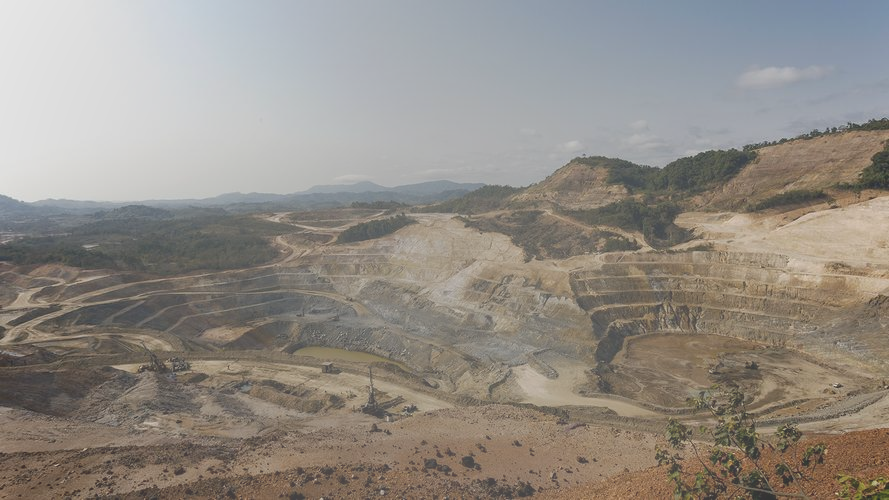
#> input picture imgHazeKS/1.png, 889 x 500 px; its folder holds only this picture in this run
$ python DCP_use_cv2.py   (older library calls are emulated)
#> lines starting #> are read from the running program, lines starting #| are printed output that depends on the picture
import os
import time

import cv2;
import math;
import numpy as np;


def DarkChannel(im, sz):
    b, g, r = cv2.split(im)
    dc = cv2.min(cv2.min(r, g), b);
    kernel = cv2.getStructuringElement(cv2.MORPH_RECT, (sz, sz))
    dark = cv2.erode(dc, kernel)
    return dark


def AtmLight(im, dark):
    [h, w] = im.shape[:2]
    imsz = h * w
    numpx = int(max(math.floor(imsz / 1000), 1))
    darkvec = dark.reshape(imsz);
    imvec = im.reshape(imsz, 3);

    indices = darkvec.argsort();
    indices = indices[imsz - numpx::]

    atmsum = np.zeros([1, 3])
    for ind in range(1, numpx):
        atmsum = atmsum + imvec[indices[ind]]

    A = atmsum / numpx;
    return A


def TransmissionEstimate(im, A, sz):
    omega = 0.95;
    im3 = np.empty(im.shape, im.dtype);

    for ind in range(0, 3):
        im3[:, :, ind] = im[:, :, ind] / A[0, ind]

    transmission = 1 - omega * DarkChannel(im3, sz);
    return transmission


def Guidedfilter(im, p, r, eps):
    mean_I = cv2.boxFilter(im, cv2.CV_64F, (r, r));
    mean_p = cv2.boxFilter(p, cv2.CV_64F, (r, r));
    mean_Ip = cv2.boxFilter(im * p, cv2.CV_64F, (r, r));
    cov_Ip = mean_Ip - mean_I * mean_p;

    mean_II = cv2.boxFilter(im * im, cv2.CV_64F, (r, r));
    var_I = mean_II - mean_I * mean_I;

    a = cov_Ip / (var_I + eps);
    b = mean_p - a * mean_I;

    mean_a = cv2.boxFilter(a, cv2.CV_64F, (r, r));
    mean_b = cv2.boxFilter(b, cv2.CV_64F, (r, r));

    q = mean_a * im + mean_b;
    return q;


def TransmissionRefine(im, et):
    gray = cv2.cvtColor(im, cv2.COLOR_BGR2GRAY);
    gray = np.float64(gray) / 255;
    r = 60;
    eps = 0.0001;
    t = Guidedfilter(gray, et, r, eps);

    return t;


def Recover(im, t, A, tx=0.1):
    res = np.empty(im.shape, im.dtype);
    t = cv2.max(t, tx);

    for ind in range(0, 3):
        res[:, :, ind] = (im[:, :, ind] - A[0, ind]) / t + A[0, ind]

    return res


if __name__ == '__main__':

    img_dir = os.listdir('./imgHazeKS')
    print(img_dir)
    for oneimg in img_dir:
        path = './imgHazeKS/' + oneimg


        start = time.time()
        src = cv2.imread(path);
#> src is the input picture: shape (500, 889, 3); mean B, G, R 133.3, 140.4, 146.2

        I = src.astype('float64') / 255;

        dark = DarkChannel(I, 15);
#> in DarkChannel, `dark = cv2.erode(dc, kernel)`:
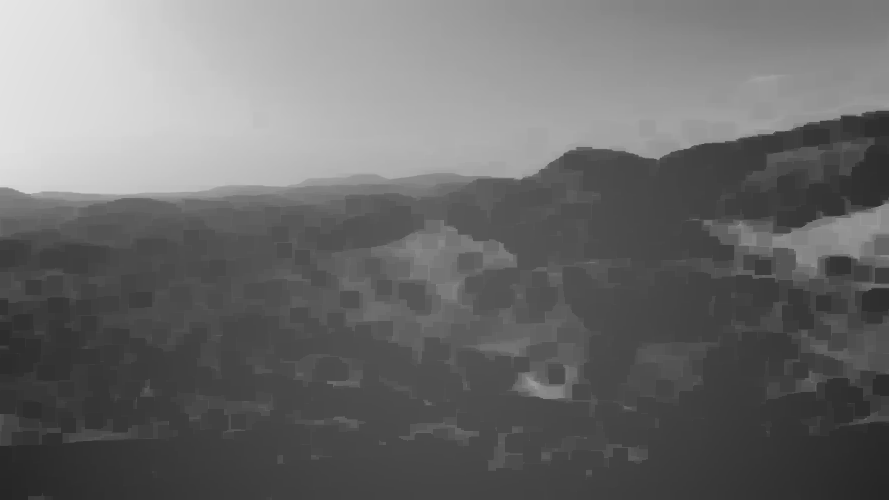
#> dark: shape (500, 889) float64; min 0.149, max 0.898, mean 0.426
        A = AtmLight(I, dark);
#> in AtmLight, `indices = indices[imsz - numpx::]`: indices = 444 values, max 41788 at index 35, min 0 at index 405, mean 13151.7
#> the loop in AtmLight, `for ind in range(1, numpx):` made 443 passes
#> atmsum on passes 1 to 3: [[0.894, 0.894, 0.894]], [[1.79, 1.79, 1.79]], [[2.68, 2.68, 2.68]]
#> after the loop in AtmLight, `for ind in range(1, numpx):`: atmsum = [[397.3, 397.3, 397.3]]
#> in AtmLight, `A = atmsum / numpx;`: A = [[0.895, 0.895, 0.895]]
#> A = [[0.895, 0.895, 0.895]]
        te = TransmissionEstimate(I, A, 15);
#> after the loop in TransmissionEstimate, `for ind in range(0, 3):`:
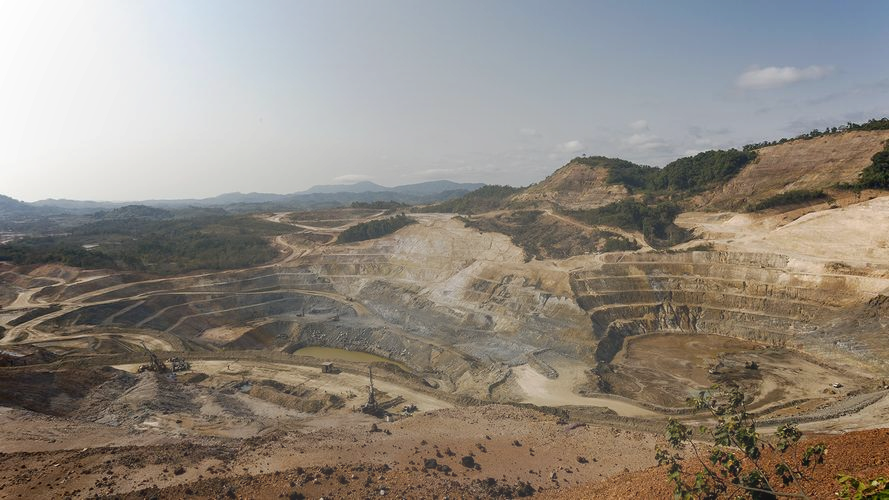
#> im3: shape (500, 889, 3) float64; mean B, G, R 0.584, 0.615, 0.641; drawn with min black and max white
        t = TransmissionRefine(src, te);
#> in Guidedfilter, `var_I = mean_II - mean_I * mean_I;`:
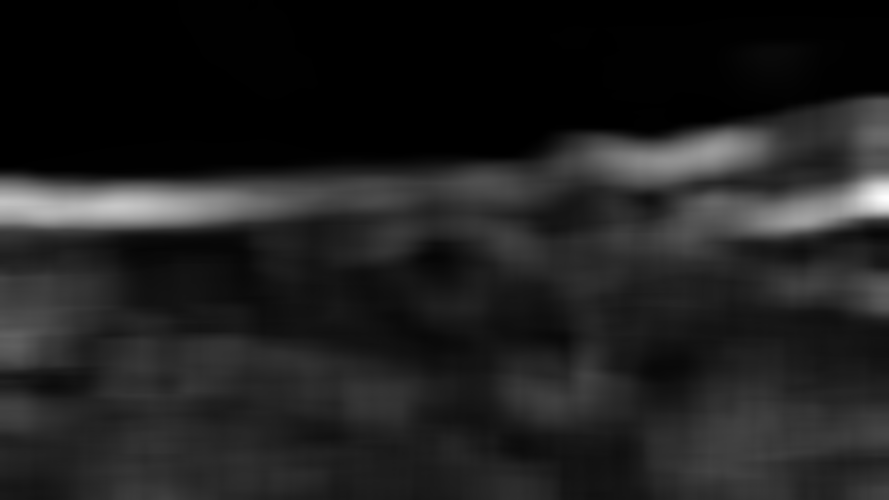
#> var_I: shape (500, 889) float64; min 1.05e-05, max 0.04, mean 0.00508; drawn with min black and max white
#> in Guidedfilter, `b = mean_p - a * mean_I;`:
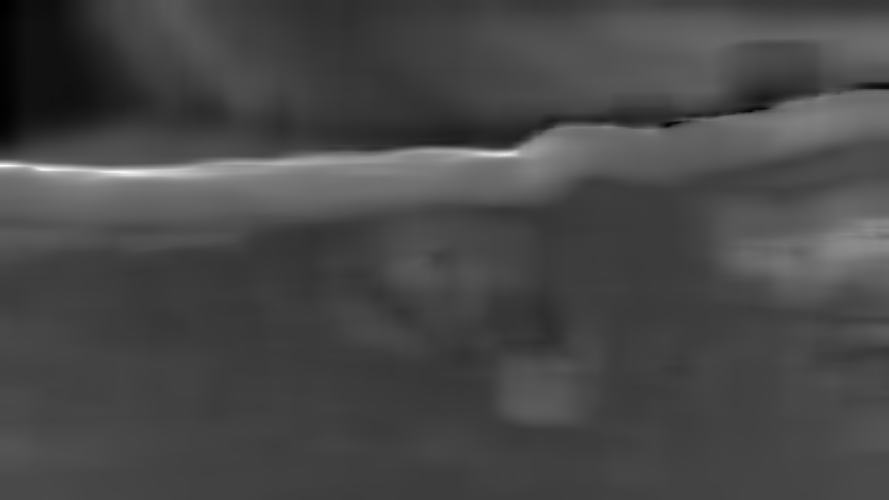
#> b: shape (500, 889) float64; min 0.135, max 2.53, mean 0.809; drawn with min black and max white
#> in Guidedfilter, `mean_a = cv2.boxFilter(a, cv2.CV_64F, (r, r));`:
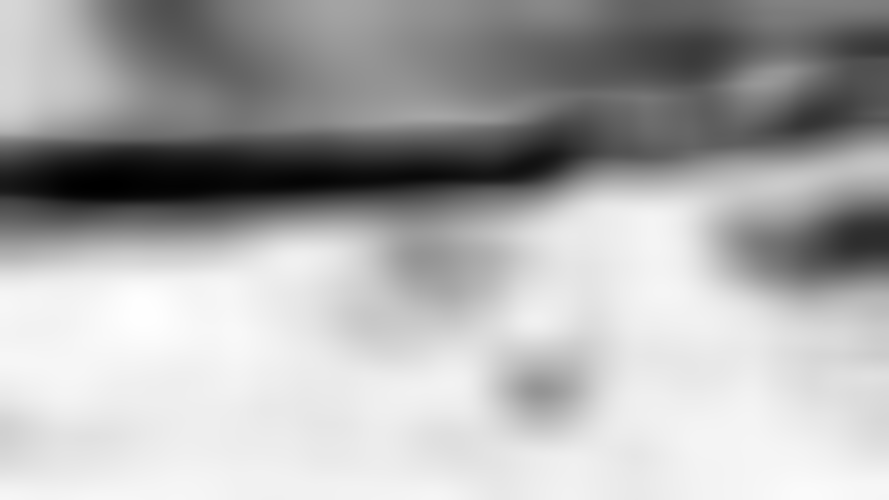
#> mean_a: shape (500, 889) float64; min -1.34, max 0.0364, mean -0.41; drawn with min black and max white
#> in Guidedfilter, `mean_b = cv2.boxFilter(b, cv2.CV_64F, (r, r));`:
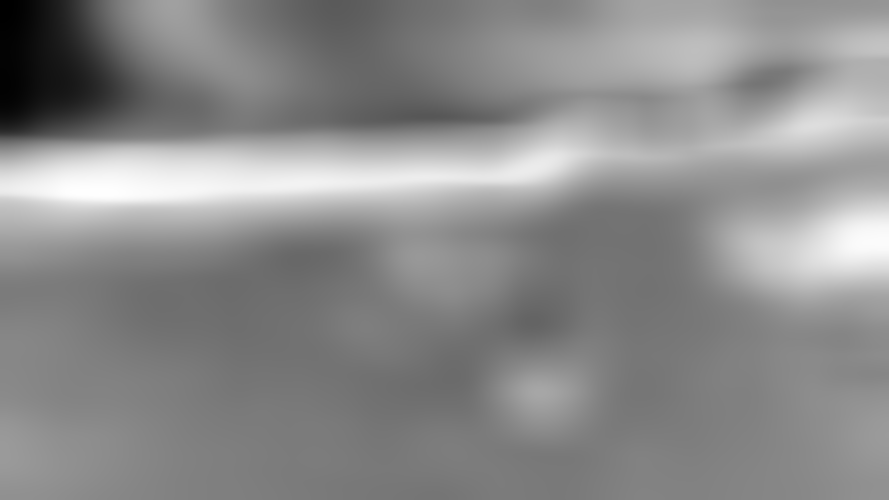
#> mean_b: shape (500, 889) float64; min 0.218, max 1.3, mean 0.809; drawn with min black and max white
        J = Recover(I, t, A, 0.1);
#> after the loop in Recover, `for ind in range(0, 3):`:
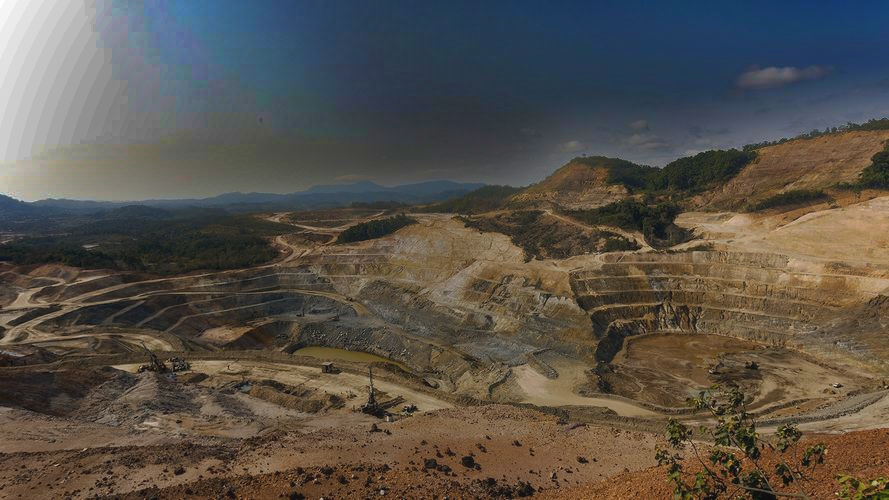
#> res: shape (500, 889, 3) float64; mean B, G, R 0.257, 0.287, 0.31; drawn with min black and max white
        cv2.imwrite('./outKS/out_he/' + oneimg, J* 255)
        end = time.time()

        #print(oneimg,end-start)
        print( end - start)
        # cv2.imshow("dark", dark);
        # cv2.imshow("t", t);
        # cv2.imshow('I', src);
        # cv2.imshow('J', J);
        # cv2.imwrite("./image/J.png", J * 255);
        # cv2.waitKey();

$ run again, on imgHazeKS/4.png
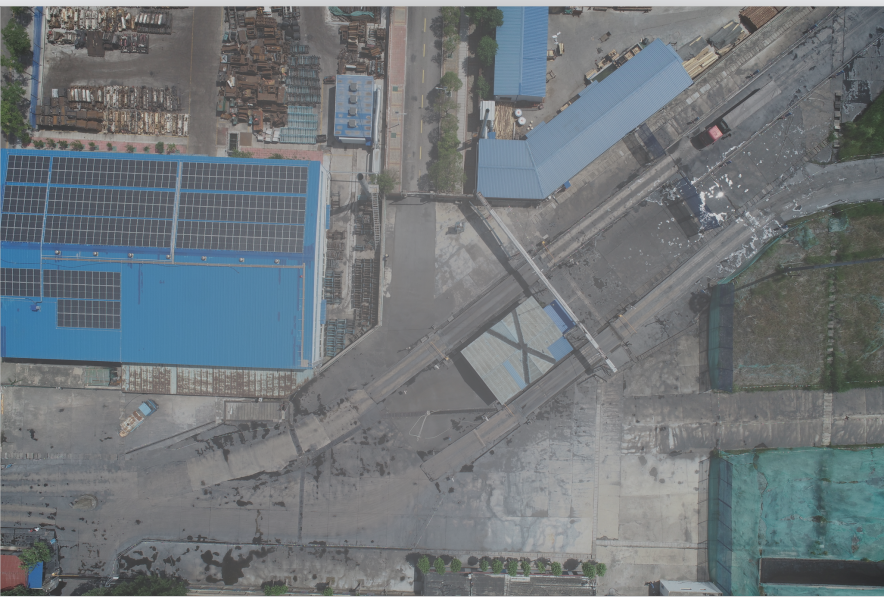
#> input picture imgHazeKS/4.png, 884 x 597 px
#> src is the input picture: shape (597, 884, 3); mean B, G, R 122.5, 118.6, 112.2
#> in DarkChannel, `dark = cv2.erode(dc, kernel)`:
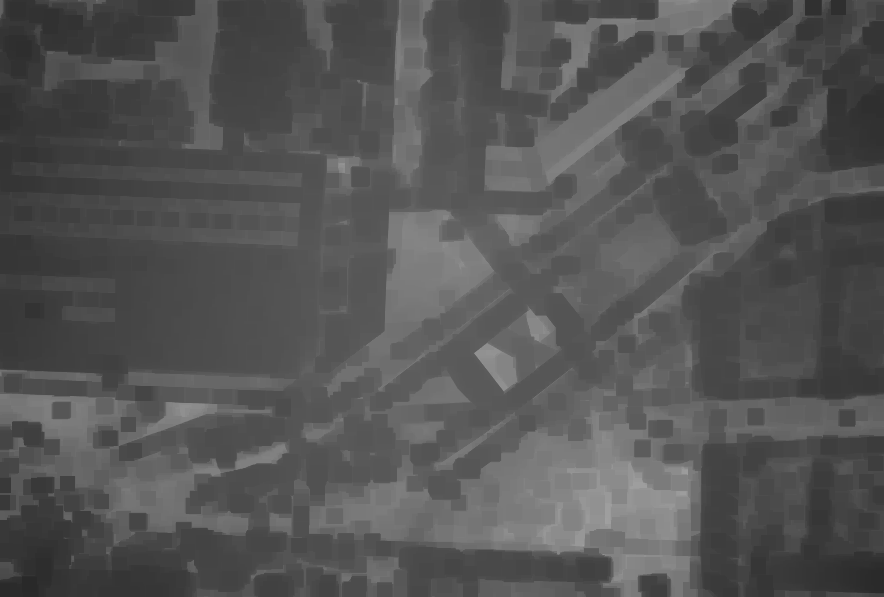
#> dark: shape (597, 884) float64; min 0.161, max 0.627, mean 0.333
#> indices = 527 values, max 482363 at index 524, min 415278 at index 233, mean 444822.1
#> the loop in AtmLight, `for ind in range(1, numpx):` made 526 passes
#> atmsum on passes 1 to 3: [[0.631, 0.651, 0.651]], [[1.28, 1.29, 1.28]], [[1.94, 1.96, 1.95]]
#> after the loop in AtmLight, `for ind in range(1, numpx):`: atmsum = [[338.4, 346.7, 347.7]]
#> in AtmLight, `A = atmsum / numpx;`: A = [[0.642, 0.658, 0.66]]
#> `cv2.imwrite('./outKS/out_he/' + oneimg, J* 255)`:
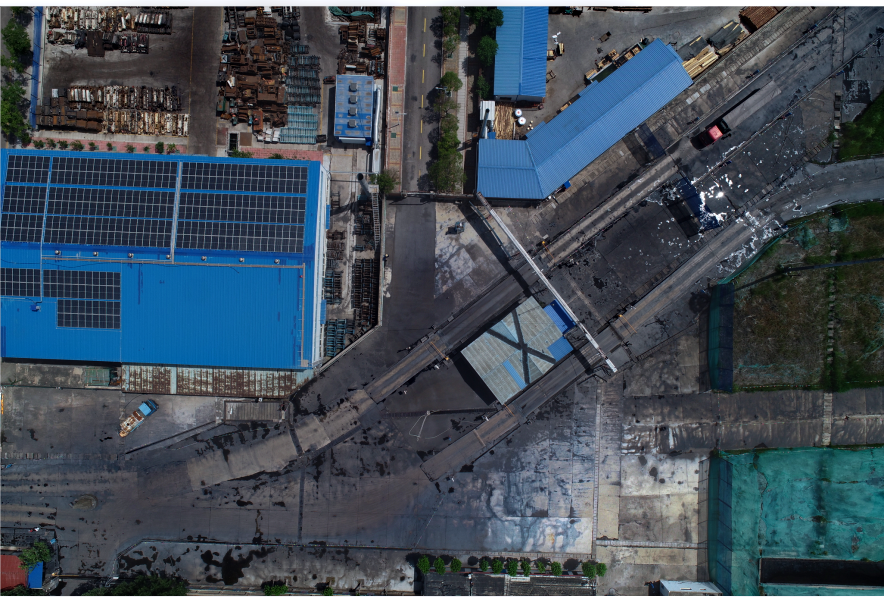
#> saved as 4.png: shape (597, 884, 3); mean B, G, R 87.3, 76, 64

$ run again, on imgHazeKS/6.png
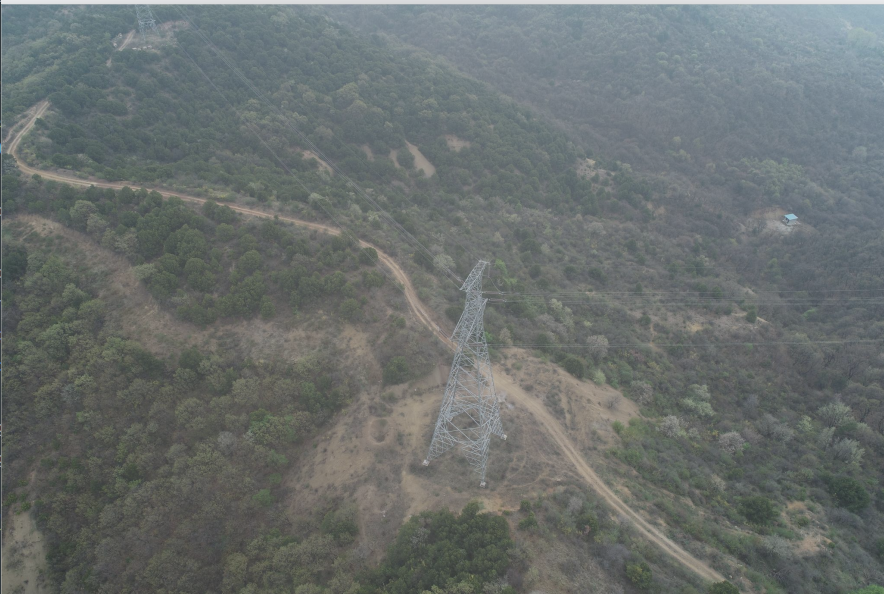
#> input picture imgHazeKS/6.png, 884 x 594 px
#> src is the input picture: shape (594, 884, 3); mean B, G, R 110.3, 111.7, 106.2
#> indices = 525 values, max 23834 at index 21, min 744 at index 413, mean 5404.9
#> the loop in AtmLight, `for ind in range(1, numpx):` made 524 passes
#> atmsum on passes 1 to 3: [[0.749, 0.702, 0.616]], [[1.65, 1.6, 1.51]], [[2.56, 2.5, 2.4]]
#> after the loop in AtmLight, `for ind in range(1, numpx):`: atmsum = [[432.4, 419.9, 396.1]]
#> in AtmLight, `A = atmsum / numpx;`: A = [[0.824, 0.8, 0.755]]
#> `cv2.imwrite('./outKS/out_he/' + oneimg, J* 255)`:
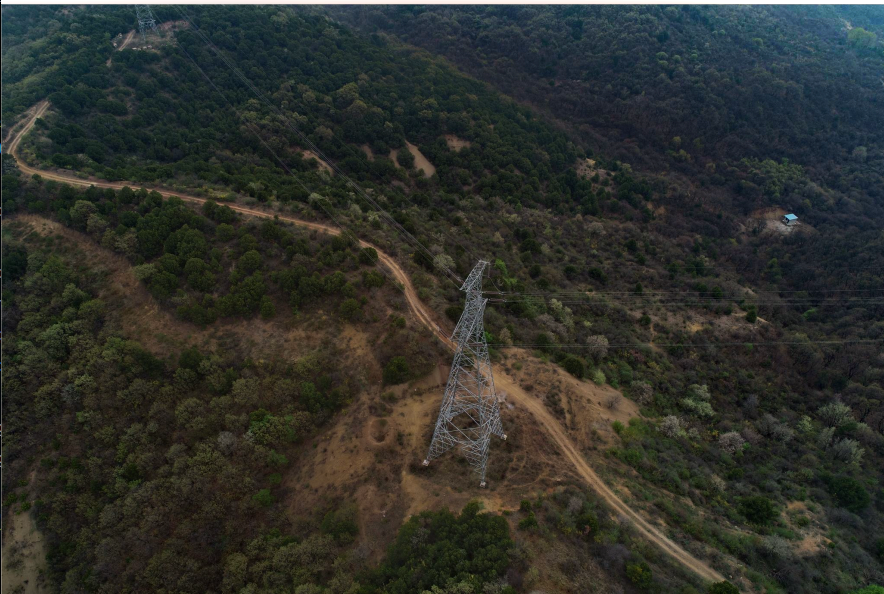
#> saved as 6.png: shape (594, 884, 3); mean B, G, R 43.4, 48.9, 46.8
